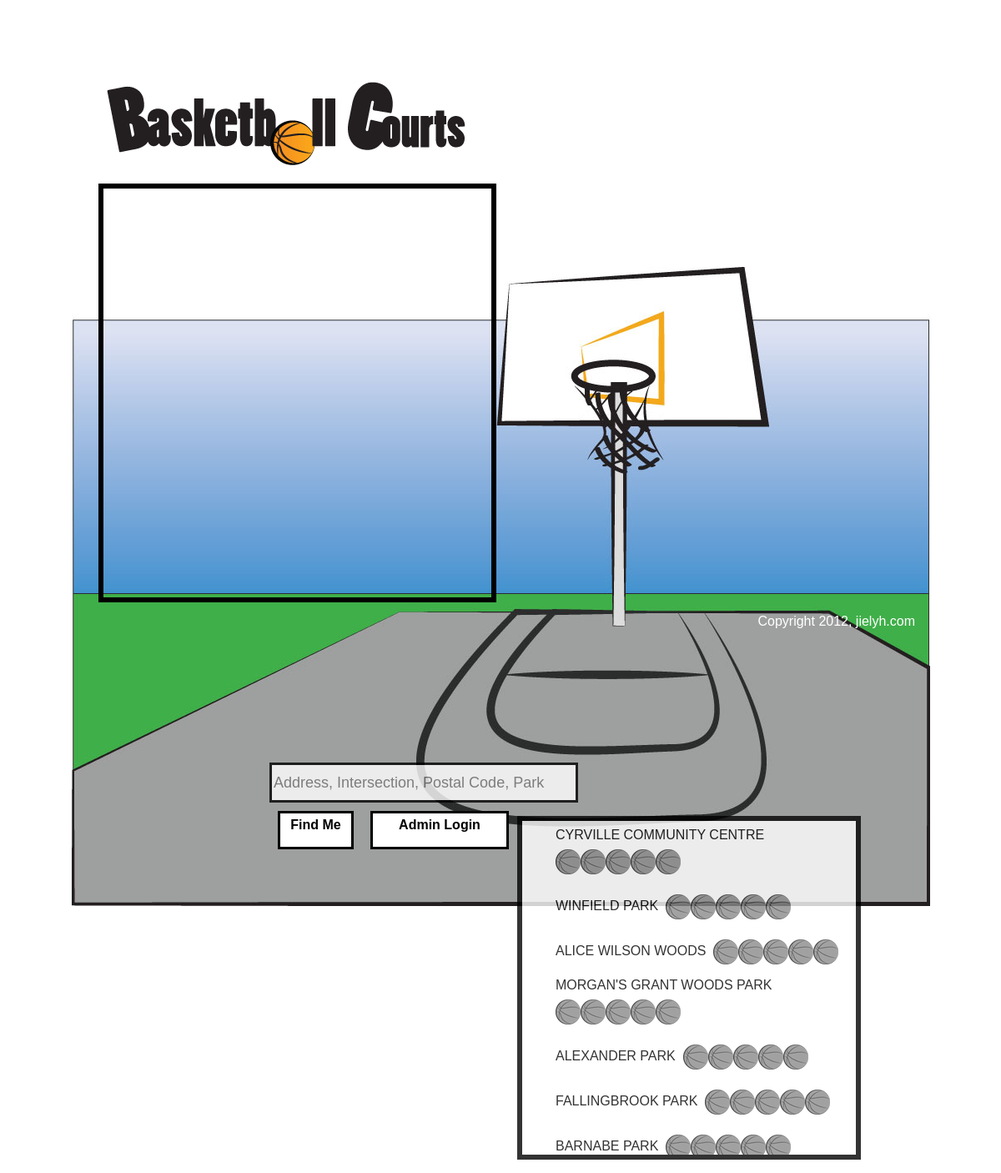
The page / on the database its author committed.
### tables this page shows
CREATE TABLE IF NOT EXISTS `open_data_app` (
  `id` int(255) NOT NULL AUTO_INCREMENT,
  `name` varchar(200) NOT NULL,
  `address` varchar(200) NOT NULL,
  `longitude` double NOT NULL,
  `latitude` double NOT NULL,
  `rate_count` int(11) NOT NULL,
  `rate_total` int(11) NOT NULL,
  PRIMARY KEY (`id`)
);

### www/index.php (the view, shortened to what this page needs)
<?php
require_once 'includes/db.php';
$results = $db->query('
	SELECT id, name, address, longitude, latitude, rate_count, rate_total
	FROM open_data_app
');
?><!DOCTYPE HTML>
<html>
<head>
    <link href="css/public.css" rel="stylesheet"/>
</head>
<body>
	<div class="left_side">
    	<img src="images/logo.png" alt="logo basketball courts open data app" >
        <div id="map"></div>
    </div>
    <div class="right_side">
    	<form id="geo-form">
            <input id="adr" placeholder="Address, Intersection, Postal Code, Park">
        </form>
        <span id="geo">Find Me</span>
        <div class="login buttons-css">
            <a href="admin/index.php">Admin Login</a>
        </div>
        <ol class="courts">
			<?php foreach ($results as $location) : ?>
				<?php
					if ($location['rate_count'] > 0) {
					$rating = round($location['rate_total'] / $location['rate_count']);
					} else {
					$rating = 0;
				}
			?>
			<li itemscope itemtype="http://schema.org/TouristAttraction" data-id="<?php echo $location['id']; ?>">
				<a href="single.php?id=<?php echo $location['id']; ?>" itemprop="name"><?php echo $location['name']; ?></a>
				<ol class="rater">
					<?php for ($i = 1; $i <= 5; $i++) : ?>
						<?php $class = ($i <= $rating) ? 'is-rated' : ''; ?>
						<li class="rater-level <?php echo $class; ?>"></li>
					<?php endfor; ?>
				</ol>
			</li>
			<?php endforeach; ?>
		</ol>
    </div>
    <footer>Copyright 2012, jielyh.com</footer>
</body>
</html>

### www/css/public.css (style rules this page uses)
body { width: 1024px; height: 768px; margin: 0 auto; padding: 1px; font-family:Tahoma, Geneva, sans-serif; background:url(../images/background.jpg) no-repeat center center; position:relative; }
.left_side { float: left; margin-left: 1.9em; margin-top: 5em; }
.right_side { float: right; margin-right: 5em; margin-top: 12em; }
.buttons-css { margin: 10px;; padding:5px; border: 3px solid #000; width: 150px; height: 30px; background-color: #FFF; text-align:center; font-weight:bold; }
.buttons-css a { color: #000; text-decoration: none; }
.courts { overflow-y: scroll; width: 360px; height: 400px; border: 6px solid #000; background-color: #FFF; opacity: 0.8; }
.courts li { cursor: pointer; list-style-type: none; margin-bottom: 0.5em; margin-top: 0.5em; }
.courts a, .courts a:link, .courts a:visited { color: #000; text-decoration: none; }
.rater { display: inline-block; margin: 0; padding: 0; vertical-align: middle; list-style-type: none; line-height: 1; }
.rater-level { float: left; height:30px; width: 30px; background:url(../images/rate1.png) no-repeat; color: #666; }
#map { width: 465px; height:490px; border: 6px solid #000; }
.login { float: left; }
#geo { cursor: pointer; border: 3px solid #000; width: 75px; height: 30px; background-color: #FFF; float: left; text-align:center; font-weight:bold; margin: 10px; padding: 5px; }
#adr { width: 360px; height: 40px; color:#999; font-size: 18px; border: 3px solid #000; opacity: 0.8; }
footer { position: absolute; bottom: 1em; right: 1em; color: #FFF; }

### rows shown on the page
open_data_app: name "CYRVILLE COMMUNITY CENTRE"
open_data_app: name "WINFIELD PARK"
open_data_app: name "ALICE WILSON WOODS"
open_data_app: name "MORGAN'S GRANT WOODS PARK"
open_data_app: name "ALEXANDER PARK"
open_data_app: name "FALLINGBROOK PARK"
open_data_app: name "BARNABE PARK"
